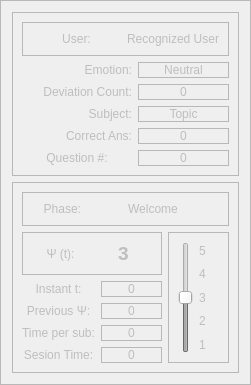
         <widget class="QFrame" name="run_frame_tracking">
          <property name="enabled">
           <bool>false</bool>
          </property>
          <property name="minimumSize">
           <size>
            <width>251</width>
            <height>0</height>
           </size>
          </property>
          <property name="maximumSize">
           <size>
            <width>251</width>
            <height>525</height>
           </size>
          </property>
          <property name="frameShape">
           <enum>QFrame::StyledPanel</enum>
          </property>
          <property name="frameShadow">
           <enum>QFrame::Raised</enum>
          </property>
          <layout class="QVBoxLayout" name="verticalLayout_19">
           <item>
            <widget class="QFrame" name="frame_52">
             <property name="frameShape">
              <enum>QFrame::StyledPanel</enum>
             </property>
             <property name="frameShadow">
              <enum>QFrame::Raised</enum>
             </property>
             <layout class="QGridLayout" name="gridLayout_46">
              <item row="1" column="0">
               <widget class="QLabel" name="label_101">
                <property name="text">
                 <string>Emotion:</string>
                </property>
                <property name="alignment">
                 <set>Qt::AlignRight|Qt::AlignTrailing|Qt::AlignVCenter</set>
                </property>
               </widget>
              </item>
              <item row="2" column="0">
               <widget class="QLabel" name="label_102">
                <property name="text">
                 <string>Deviation Count:</string>
                </property>
                <property name="alignment">
                 <set>Qt::AlignRight|Qt::AlignTrailing|Qt::AlignVCenter</set>
                </property>
               </widget>
              </item>
              <item row="1" column="1">
               <widget class="QLabel" name="run_emotion_label">
                <property name="frameShape">
                 <enum>QFrame::StyledPanel</enum>
                </property>
                <property name="text">
                 <string>Neutral</string>
                </property>
                <property name="alignment">
                 <set>Qt::AlignCenter</set>
                </property>
               </widget>
              </item>
              <item row="2" column="1">
               <widget class="QLabel" name="run_deviation_count">
                <property name="frameShape">
                 <enum>QFrame::StyledPanel</enum>
                </property>
                <property name="text">
                 <string>0</string>
                </property>
                <property name="alignment">
                 <set>Qt::AlignCenter</set>
                </property>
               </widget>
              </item>
              <item row="4" column="0">
               <widget class="QLabel" name="label_107">
                <property name="text">
                 <string>Correct Ans:</string>
                </property>
                <property name="alignment">
                 <set>Qt::AlignRight|Qt::AlignTrailing|Qt::AlignVCenter</set>
                </property>
               </widget>
              </item>
              <item row="4" column="1">
               <widget class="QLabel" name="run_correctness">
                <property name="maximumSize">
                 <size>
                  <width>91</width>
                  <height>32</height>
                 </size>
                </property>
                <property name="frameShape">
                 <enum>QFrame::StyledPanel</enum>
                </property>
                <property name="text">
                 <string>0</string>
                </property>
                <property name="alignment">
                 <set>Qt::AlignCenter</set>
                </property>
               </widget>
              </item>
              <item row="3" column="1">
               <widget class="QLabel" name="run_current_topic">
                <property name="frameShape">
                 <enum>QFrame::StyledPanel</enum>
                </property>
                <property name="text">
                 <string>Topic</string>
                </property>
                <property name="alignment">
                 <set>Qt::AlignCenter</set>
                </property>
               </widget>
              </item>
              <item row="3" column="0">
               <widget class="QLabel" name="label_104">
                <property name="text">
                 <string>Subject:</string>
                </property>
                <property name="alignment">
                 <set>Qt::AlignRight|Qt::AlignTrailing|Qt::AlignVCenter</set>
                </property>
               </widget>
              </item>
              <item row="5" column="0">
               <widget class="QLabel" name="label_111">
                <property name="text">
                 <string>Question #:</string>
                </property>
                <property name="alignment">
                 <set>Qt::AlignCenter</set>
                </property>
               </widget>
              </item>
              <item row="5" column="1">
               <widget class="QLabel" name="run_question_number">
                <property name="frameShape">
                 <enum>QFrame::StyledPanel</enum>
                </property>
                <property name="text">
                 <string>0</string>
                </property>
                <property name="alignment">
                 <set>Qt::AlignCenter</set>
                </property>
               </widget>
              </item>
              <item row="0" column="0" colspan="2">
               <widget class="QFrame" name="frame_80">
                <property name="frameShape">
                 <enum>QFrame::StyledPanel</enum>
                </property>
                <property name="frameShadow">
                 <enum>QFrame::Raised</enum>
                </property>
                <layout class="QHBoxLayout" name="horizontalLayout_16">
                 <item>
                  <widget class="QLabel" name="label_194">
                   <property name="text">
                    <string>User:</string>
                   </property>
                   <property name="alignment">
                    <set>Qt::AlignCenter</set>
                   </property>
                  </widget>
                 </item>
                 <item>
                  <widget class="QLabel" name="run_recognized_user_label">
                   <property name="text">
                    <string>Recognized User</string>
                   </property>
                  </widget>
                 </item>
                </layout>
               </widget>
              </item>
             </layout>
            </widget>
           </item>
           <item>
            <widget class="QFrame" name="frame_56">
             <property name="frameShape">
              <enum>QFrame::StyledPanel</enum>
             </property>
             <property name="frameShadow">
              <enum>QFrame::Raised</enum>
             </property>
             <layout class="QGridLayout" name="gridLayout_51">
              <item row="6" column="0">
               <widget class="QLabel" name="label_114">
                <property name="font">
                 <font>
                  <family>Ubuntu</family>
                 </font>
                </property>
                <property name="text">
                 <string>Sesion Time:</string>
                </property>
                <property name="alignment">
                 <set>Qt::AlignCenter</set>
                </property>
               </widget>
              </item>
              <item row="3" column="1">
               <widget class="QLabel" name="label_128">
                <property name="frameShape">
                 <enum>QFrame::StyledPanel</enum>
                </property>
                <property name="text">
                 <string>0</string>
                </property>
                <property name="alignment">
                 <set>Qt::AlignCenter</set>
                </property>
               </widget>
              </item>
              <item row="4" column="0">
               <widget class="QLabel" name="label_130">
                <property name="font">
                 <font>
                  <family>Ubuntu</family>
                 </font>
                </property>
                <property name="text">
                 <string>Previous Ψ:</string>
                </property>
                <property name="alignment">
                 <set>Qt::AlignCenter</set>
                </property>
               </widget>
              </item>
              <item row="4" column="1">
               <widget class="QLabel" name="label_129">
                <property name="frameShape">
                 <enum>QFrame::StyledPanel</enum>
                </property>
                <property name="text">
                 <string>0</string>
                </property>
                <property name="alignment">
                 <set>Qt::AlignCenter</set>
                </property>
               </widget>
              </item>
              <item row="5" column="1">
               <widget class="QLabel" name="label_132">
                <property name="frameShape">
                 <enum>QFrame::StyledPanel</enum>
                </property>
                <property name="text">
                 <string>0</string>
                </property>
                <property name="alignment">
                 <set>Qt::AlignCenter</set>
                </property>
               </widget>
              </item>
              <item row="3" column="0">
               <widget class="QLabel" name="label_115">
                <property name="font">
                 <font>
                  <family>Ubuntu</family>
                 </font>
                </property>
                <property name="text">
                 <string>Instant t:</string>
                </property>
                <property name="alignment">
                 <set>Qt::AlignCenter</set>
                </property>
               </widget>
              </item>
              <item row="5" column="0">
               <widget class="QLabel" name="label_133">
                <property name="font">
                 <font>
                  <family>Ubuntu</family>
                 </font>
                </property>
                <property name="text">
                 <string>Time per sub:</string>
                </property>
                <property name="alignment">
                 <set>Qt::AlignCenter</set>
                </property>
               </widget>
              </item>
              <item row="2" column="2" rowspan="5">
               <widget class="QFrame" name="frame_60">
                <property name="frameShape">
                 <enum>QFrame::StyledPanel</enum>
                </property>
                <property name="frameShadow">
                 <enum>QFrame::Raised</enum>
                </property>
                <layout class="QGridLayout" name="gridLayout_50">
                 <item row="0" column="0" rowspan="5">
                  <widget class="QSlider" name="verticalSlider_3">
                   <property name="minimum">
                    <number>1</number>
                   </property>
                   <property name="maximum">
                    <number>5</number>
                   </property>
                   <property name="value">
                    <number>3</number>
                   </property>
                   <property name="orientation">
                    <enum>Qt::Vertical</enum>
                   </property>
                  </widget>
                 </item>
                 <item row="0" column="1">
                  <widget class="QLabel" name="label_121">
                   <property name="text">
                    <string>5</string>
                   </property>
                  </widget>
                 </item>
                 <item row="1" column="1">
                  <widget class="QLabel" name="label_122">
                   <property name="text">
                    <string>4</string>
                   </property>
                  </widget>
                 </item>
                 <item row="2" column="1">
                  <widget class="QLabel" name="label_123">
                   <property name="text">
                    <string>3</string>
                   </property>
                  </widget>
                 </item>
                 <item row="3" column="1">
                  <widget class="QLabel" name="label_124">
                   <property name="text">
                    <string>2</string>
                   </property>
                  </widget>
                 </item>
                 <item row="4" column="1">
                  <widget class="QLabel" name="label_125">
                   <property name="text">
                    <string>1</string>
                   </property>
                  </widget>
                 </item>
                </layout>
               </widget>
              </item>
              <item row="2" column="0" colspan="2">
               <widget class="QFrame" name="frame_63">
                <property name="frameShape">
                 <enum>QFrame::StyledPanel</enum>
                </property>
                <property name="frameShadow">
                 <enum>QFrame::Raised</enum>
                </property>
                <layout class="QHBoxLayout" name="horizontalLayout_10">
                 <item>
                  <widget class="QLabel" name="label_105">
                   <property name="font">
                    <font>
                     <family>Ubuntu</family>
                    </font>
                   </property>
                   <property name="text">
                    <string>Ψ (t):</string>
                   </property>
                   <property name="alignment">
                    <set>Qt::AlignCenter</set>
                   </property>
                  </widget>
                 </item>
                 <item>
                  <widget class="QLabel" name="label_126">
                   <property name="font">
                    <font>
                     <family>Ubuntu</family>
                     <pointsize>14</pointsize>
                     <weight>75</weight>
                     <bold>true</bold>
                    </font>
                   </property>
                   <property name="frameShape">
                    <enum>QFrame::NoFrame</enum>
                   </property>
                   <property name="text">
                    <string>3</string>
                   </property>
                   <property name="alignment">
                    <set>Qt::AlignCenter</set>
                   </property>
                  </widget>
                 </item>
                </layout>
               </widget>
              </item>
              <item row="6" column="1">
               <widget class="QLabel" name="clock_display">
                <property name="maximumSize">
                 <size>
                  <width>74</width>
                  <height>20</height>
                 </size>
                </property>
                <property name="frameShape">
                 <enum>QFrame::StyledPanel</enum>
                </property>
                <property name="text">
                 <string>0</string>
                </property>
                <property name="alignment">
                 <set>Qt::AlignCenter</set>
                </property>
               </widget>
              </item>
              <item row="1" column="0" colspan="3">
               <widget class="QFrame" name="frame_85">
                <property name="frameShape">
                 <enum>QFrame::StyledPanel</enum>
                </property>
                <property name="frameShadow">
                 <enum>QFrame::Raised</enum>
                </property>
                <layout class="QHBoxLayout" name="horizontalLayout_19">
                 <item>
                  <widget class="QLabel" name="label_200">
                   <property name="maximumSize">
                    <size>
                     <width>49</width>
                     <height>18</height>
                    </size>
                   </property>
                   <property name="text">
                    <string>Phase:</string>
                   </property>
                   <property name="alignment">
                    <set>Qt::AlignRight|Qt::AlignTrailing|Qt::AlignVCenter</set>
                   </property>
                  </widget>
                 </item>
                 <item>
                  <widget class="QLabel" name="run_phase">
                   <property name="text">
                    <string>Welcome</string>
                   </property>
                   <property name="alignment">
                    <set>Qt::AlignCenter</set>
                   </property>
                  </widget>
                 </item>
                </layout>
                <zorder>run_phase</zorder>
                <zorder>label_200</zorder>
               </widget>
              </item>
             </layout>
            </widget>
           </item>
          </layout>
         </widget>
